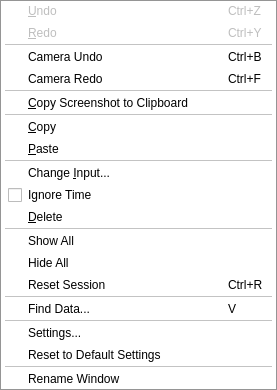
<?xml version="1.0" encoding="UTF-8"?>
<ui version="4.0">
 <class>pqEditMenuBuilder</class>
 <widget class="QMenu" name="pqEditMenuBuilder">
  <property name="title">
   <string>&amp;Edit</string>
  </property>
  <action name="actionEditUndo">
   <property name="checkable">
    <bool>false</bool>
   </property>
   <property name="enabled">
    <bool>false</bool>
   </property>
   <property name="icon">
    <iconset resource="../../../Components/Resources/pqComponents.qrc">
     <normaloff>:/pqWidgets/Icons/pqUndo24.png</normaloff>:/pqWidgets/Icons/pqUndo24.png</iconset>
   </property>
   <property name="text">
    <string>&amp;Undo</string>
   </property>
   <property name="shortcut">
    <string>Ctrl+Z</string>
   </property>
  </action>
  <action name="actionEditRedo">
   <property name="enabled">
    <bool>false</bool>
   </property>
   <property name="icon">
    <iconset resource="../../../Components/Resources/pqComponents.qrc">
     <normaloff>:/pqWidgets/Icons/pqRedo24.png</normaloff>:/pqWidgets/Icons/pqRedo24.png</iconset>
   </property>
   <property name="text">
    <string>&amp;Redo</string>
   </property>
   <property name="shortcut">
    <string>Ctrl+Y</string>
   </property>
  </action>
  <action name="actionEditCameraUndo">
   <property name="icon">
    <iconset resource="../../../Components/Resources/pqComponents.qrc">
     <normaloff>:/pqWidgets/Icons/pqUndoCamera24.png</normaloff>:/pqWidgets/Icons/pqUndoCamera24.png</iconset>
   </property>
   <property name="text">
    <string>Camera Undo</string>
   </property>
   <property name="shortcut">
    <string>Ctrl+B</string>
   </property>
  </action>
  <action name="actionEditCameraRedo">
   <property name="icon">
    <iconset resource="../../../Components/Resources/pqComponents.qrc">
     <normaloff>:/pqWidgets/Icons/pqRedoCamera24.png</normaloff>:/pqWidgets/Icons/pqRedoCamera24.png</iconset>
   </property>
   <property name="text">
    <string>Camera Redo</string>
   </property>
   <property name="shortcut">
    <string>Ctrl+F</string>
   </property>
  </action>
  <action name="actionChangeInput">
   <property name="text">
    <string>Change &amp;Input...</string>
   </property>
   <property name="iconText">
    <string>Change Input...</string>
   </property>
   <property name="toolTip">
    <string>Change a Filter's Input</string>
   </property>
   <property name="statusTip">
    <string>Change a Filter's Input</string>
   </property>
  </action>
  <action name="actionCopyScreenshotToClipboard">
   <property name="icon">
    <iconset resource="../../../Components/Resources/pqComponents.qrc">
     <normaloff>:/pqWidgets/Icons/pqCaptureScreenshot24.png</normaloff>:/pqWidgets/Icons/pqCaptureScreenshot24.png</iconset>
   </property>
   <property name="text">
    <string>&amp;Copy Screenshot to Clipboard</string>
   </property>
   <property name="statusTip">
    <string>Copy Screenshot to Clipboard</string>
   </property>
  </action>
  <action name="actionCopy">
   <property name="icon">
    <iconset resource="../../../Components/Resources/pqComponents.qrc">
     <normaloff>:/pqWidgets/Icons/pqCopy22.png</normaloff>:/pqWidgets/Icons/pqCopy22.png</iconset>
   </property>
   <property name="text">
    <string>&amp;Copy</string>
   </property>
   <property name="statusTip">
    <string>Copy properties</string>
   </property>
  </action>
  <action name="actionPaste">
   <property name="icon">
    <iconset resource="../../../Components/Resources/pqComponents.qrc">
     <normaloff>:/pqWidgets/Icons/pqPaste22.png</normaloff>:/pqWidgets/Icons/pqPaste22.png</iconset>
   </property>
   <property name="text">
    <string>&amp;Paste</string>
   </property>
   <property name="statusTip">
    <string>Paste copied properties</string>
   </property>
  </action>
  <action name="actionDelete">
   <property name="icon">
    <iconset resource="../../../Widgets/Resources/QtWidgets.qrc">
     <normaloff>:/QtWidgets/Icons/pqDelete24.png</normaloff>:/QtWidgets/Icons/pqDelete24.png</iconset>
   </property>
   <property name="text">
    <string>&amp;Delete</string>
   </property>
   <property name="statusTip">
    <string>Delete</string>
   </property>
  </action>
  <action name="actionDelete_All">
   <property name="icon">
    <iconset resource="../../../Components/Resources/pqComponents.qrc">
     <normaloff>:/pqWidgets/Icons/pqReset24.png</normaloff>:/pqWidgets/Icons/pqReset24.png</iconset>
   </property>
   <property name="text">
    <string>Reset Session</string>
   </property>
   <property name="shortcut">
    <string>Ctrl+R</string>
   </property>
  </action>
  <action name="actionShow_All">
   <property name="icon">
    <iconset resource="../../../Components/Resources/pqComponents.qrc">
     <normaloff>:/pqWidgets/Icons/pqEyeball.png</normaloff>:/pqWidgets/Icons/pqEyeball.png</iconset>
   </property>
   <property name="text">
    <string>Show All</string>
   </property>
   <property name="toolTip">
    <string>Show all sources in selected view</string>
   </property>
  </action>
  <action name="actionHide_All">
   <property name="icon">
    <iconset resource="../../../Components/Resources/pqComponents.qrc">
     <normaloff>:/pqWidgets/Icons/pqEyeballClosed.png</normaloff>:/pqWidgets/Icons/pqEyeballClosed.png</iconset>
   </property>
   <property name="text">
    <string>Hide All</string>
   </property>
  </action>
  <action name="actionIgnoreTime">
   <property name="checkable">
    <bool>true</bool>
   </property>
   <property name="text">
    <string>Ignore Time</string>
   </property>
   <property name="toolTip">
    <string>Disregard this source/filter's time from animations</string>
   </property>
   <property name="statusTip">
    <string>Disregard this source/filter's time from animations</string>
   </property>
   <property name="whatsThis">
    <string>Disregard this source/filter's time from animations</string>
   </property>
  </action>
  <action name="actionEditSettings">
   <property name="text">
    <string>Settings...</string>
   </property>
   <property name="iconText">
    <string>Settings</string>
   </property>
   <property name="toolTip">
    <string>Settings</string>
   </property>
  </action>
  <action name="actionQuery">
   <property name="icon">
    <iconset resource="../../../Components/Resources/pqComponents.qrc">
     <normaloff>:/pqWidgets/Icons/pqFindData32.png</normaloff>:/pqWidgets/Icons/pqFindData32.png</iconset>
   </property>
   <property name="text">
    <string>Find Data...</string>
   </property>
   <property name="iconText">
    <string>Find Data</string>
   </property>
   <property name="toolTip">
    <string>Find data matching various criteria from the current source (v).</string>
   </property>
   <property name="shortcut">
    <string>V</string>
   </property>
  </action>
  <action name="actionResetDefaultSettings">
   <property name="text">
    <string>Reset to Default Settings</string>
   </property>
   <property name="iconText">
    <string>Reset to Default Settings</string>
   </property>
   <property name="toolTip">
    <string>Reset user settings to default.</string>
   </property>
  </action>
  <action name="actionSetMainWindowTitle">
   <property name="text">
    <string>Rename Window</string>
   </property>
   <property name="toolTip">
    <string>Change the main window title</string>
   </property>
  </action>
  <addaction name="actionEditUndo"/>
  <addaction name="actionEditRedo"/>
  <addaction name="separator"/>
  <addaction name="actionEditCameraUndo"/>
  <addaction name="actionEditCameraRedo"/>
  <addaction name="separator"/>
  <addaction name="actionCopyScreenshotToClipboard"/>
  <addaction name="separator"/>
  <addaction name="actionCopy"/>
  <addaction name="actionPaste"/>
  <addaction name="separator"/>
  <addaction name="actionChangeInput"/>
  <addaction name="actionIgnoreTime"/>
  <addaction name="actionDelete"/>
  <addaction name="separator"/>
  <addaction name="actionShow_All"/>
  <addaction name="actionHide_All"/>
  <addaction name="actionDelete_All"/>
  <addaction name="separator"/>
  <addaction name="actionQuery"/>
  <addaction name="separator"/>
  <addaction name="actionEditSettings"/>
  <addaction name="actionResetDefaultSettings"/>
  <addaction name="separator"/>
  <addaction name="actionSetMainWindowTitle"/>
 </widget>
 <resources>
  <include location="../../../Components/Resources/pqComponents.qrc"/>
  <include location="../../../Widgets/Resources/QtWidgets.qrc"/>
 </resources>
 <connections/>
</ui>
